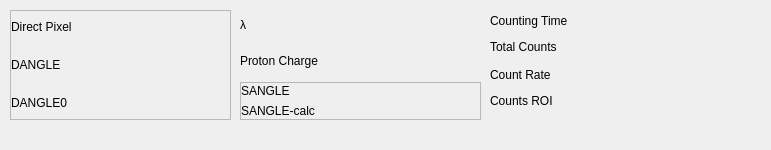
        <widget class="QWidget" name="widget_5" native="true">
         <property name="geometry">
          <rect>
           <x>10</x>
           <y>430</y>
           <width>771</width>
           <height>150</height>
          </rect>
         </property>
         <property name="sizePolicy">
          <sizepolicy hsizetype="Minimum" vsizetype="Minimum">
           <horstretch>0</horstretch>
           <verstretch>0</verstretch>
          </sizepolicy>
         </property>
         <property name="minimumSize">
          <size>
           <width>0</width>
           <height>150</height>
          </size>
         </property>
         <widget class="QFrame" name="frame_5">
          <property name="geometry">
           <rect>
            <x>10</x>
            <y>10</y>
            <width>221</width>
            <height>110</height>
           </rect>
          </property>
          <property name="sizePolicy">
           <sizepolicy hsizetype="Minimum" vsizetype="Minimum">
            <horstretch>0</horstretch>
            <verstretch>0</verstretch>
           </sizepolicy>
          </property>
          <property name="frameShape">
           <enum>QFrame::StyledPanel</enum>
          </property>
          <property name="frameShadow">
           <enum>QFrame::Raised</enum>
          </property>
          <layout class="QGridLayout" name="gridLayout_4">
           <property name="margin">
            <number>0</number>
           </property>
           <property name="horizontalSpacing">
            <number>6</number>
           </property>
           <item row="3" column="0">
            <widget class="QLabel" name="label_15">
             <property name="sizePolicy">
              <sizepolicy hsizetype="Minimum" vsizetype="Minimum">
               <horstretch>0</horstretch>
               <verstretch>0</verstretch>
              </sizepolicy>
             </property>
             <property name="toolTip">
              <string>Two theta value calculated from file, if DANGLE0 overwrite is active, the read value is in brackets</string>
             </property>
             <property name="text">
              <string>DANGLE0</string>
             </property>
             <property name="textInteractionFlags">
              <set>Qt::LinksAccessibleByMouse|Qt::TextSelectableByMouse</set>
             </property>
            </widget>
           </item>
           <item row="0" column="1">
            <widget class="QLabel" name="datasetDirectPixel">
             <property name="sizePolicy">
              <sizepolicy hsizetype="Minimum" vsizetype="Minimum">
               <horstretch>0</horstretch>
               <verstretch>0</verstretch>
              </sizepolicy>
             </property>
             <property name="toolTip">
              <string>Direct pixel value read from file, if overwrite is active, the read value is in brackets</string>
             </property>
             <property name="text">
              <string/>
             </property>
            </widget>
           </item>
           <item row="1" column="1">
            <widget class="QLabel" name="datasetDangle">
             <property name="sizePolicy">
              <sizepolicy hsizetype="Minimum" vsizetype="Minimum">
               <horstretch>0</horstretch>
               <verstretch>0</verstretch>
              </sizepolicy>
             </property>
             <property name="toolTip">
              <string>Detector Angle value read from file</string>
             </property>
             <property name="text">
              <string/>
             </property>
             <property name="margin">
              <number>2</number>
             </property>
             <property name="textInteractionFlags">
              <set>Qt::LinksAccessibleByMouse|Qt::TextSelectableByMouse</set>
             </property>
            </widget>
           </item>
           <item row="3" column="1">
            <widget class="QLabel" name="datasetDangle0">
             <property name="sizePolicy">
              <sizepolicy hsizetype="Minimum" vsizetype="Minimum">
               <horstretch>0</horstretch>
               <verstretch>0</verstretch>
              </sizepolicy>
             </property>
             <property name="toolTip">
              <string>Two theta value calculated from file, if DANGLE0 overwrite is active, the read value is in brackets</string>
             </property>
             <property name="text">
              <string/>
             </property>
             <property name="margin">
              <number>2</number>
             </property>
             <property name="textInteractionFlags">
              <set>Qt::LinksAccessibleByMouse|Qt::TextSelectableByMouse</set>
             </property>
            </widget>
           </item>
           <item row="1" column="0">
            <widget class="QLabel" name="label_11">
             <property name="sizePolicy">
              <sizepolicy hsizetype="Minimum" vsizetype="Minimum">
               <horstretch>0</horstretch>
               <verstretch>0</verstretch>
              </sizepolicy>
             </property>
             <property name="toolTip">
              <string>Detector Angle value read from file</string>
             </property>
             <property name="text">
              <string>DANGLE</string>
             </property>
             <property name="margin">
              <number>1</number>
             </property>
             <property name="openExternalLinks">
              <bool>true</bool>
             </property>
             <property name="textInteractionFlags">
              <set>Qt::LinksAccessibleByMouse|Qt::TextSelectableByMouse</set>
             </property>
            </widget>
           </item>
           <item row="0" column="0">
            <widget class="QLabel" name="label_17">
             <property name="sizePolicy">
              <sizepolicy hsizetype="Minimum" vsizetype="Minimum">
               <horstretch>0</horstretch>
               <verstretch>0</verstretch>
              </sizepolicy>
             </property>
             <property name="toolTip">
              <string>Direct pixel value read from file, if overwrite is active, the read value is in brackets</string>
             </property>
             <property name="text">
              <string>Direct Pixel</string>
             </property>
            </widget>
           </item>
          </layout>
         </widget>
         <widget class="QWidget" name="widget_8" native="true">
          <property name="geometry">
           <rect>
            <x>240</x>
            <y>10</y>
            <width>241</width>
            <height>110</height>
           </rect>
          </property>
          <property name="sizePolicy">
           <sizepolicy hsizetype="Minimum" vsizetype="Minimum">
            <horstretch>0</horstretch>
            <verstretch>0</verstretch>
           </sizepolicy>
          </property>
          <layout class="QGridLayout" name="gridLayout_11">
           <property name="margin">
            <number>0</number>
           </property>
           <item row="1" column="0">
            <widget class="QLabel" name="label_8">
             <property name="sizePolicy">
              <sizepolicy hsizetype="Minimum" vsizetype="Minimum">
               <horstretch>0</horstretch>
               <verstretch>0</verstretch>
              </sizepolicy>
             </property>
             <property name="toolTip">
              <string>Read from file</string>
             </property>
             <property name="text">
              <string>λ</string>
             </property>
             <property name="textInteractionFlags">
              <set>Qt::LinksAccessibleByMouse|Qt::TextSelectableByMouse</set>
             </property>
            </widget>
           </item>
           <item row="3" column="0" colspan="2">
            <widget class="QFrame" name="frame_6">
             <property name="sizePolicy">
              <sizepolicy hsizetype="Minimum" vsizetype="Minimum">
               <horstretch>0</horstretch>
               <verstretch>0</verstretch>
              </sizepolicy>
             </property>
             <property name="frameShape">
              <enum>QFrame::StyledPanel</enum>
             </property>
             <property name="frameShadow">
              <enum>QFrame::Raised</enum>
             </property>
             <layout class="QGridLayout" name="gridLayout_9">
              <property name="leftMargin">
               <number>0</number>
              </property>
              <property name="topMargin">
               <number>1</number>
              </property>
              <property name="rightMargin">
               <number>0</number>
              </property>
              <property name="bottomMargin">
               <number>1</number>
              </property>
              <item row="0" column="0">
               <widget class="QLabel" name="label_12">
                <property name="sizePolicy">
                 <sizepolicy hsizetype="Minimum" vsizetype="Minimum">
                  <horstretch>0</horstretch>
                  <verstretch>0</verstretch>
                 </sizepolicy>
                </property>
                <property name="toolTip">
                 <string>Sample angle read from file</string>
                </property>
                <property name="text">
                 <string>SANGLE</string>
                </property>
                <property name="textInteractionFlags">
                 <set>Qt::LinksAccessibleByMouse|Qt::TextSelectableByMouse</set>
                </property>
               </widget>
              </item>
              <item row="0" column="1">
               <widget class="QLabel" name="datasetSangle">
                <property name="sizePolicy">
                 <sizepolicy hsizetype="Minimum" vsizetype="Minimum">
                  <horstretch>0</horstretch>
                  <verstretch>0</verstretch>
                 </sizepolicy>
                </property>
                <property name="toolTip">
                 <string>Sample angle read from file</string>
                </property>
                <property name="text">
                 <string/>
                </property>
                <property name="margin">
                 <number>2</number>
                </property>
                <property name="textInteractionFlags">
                 <set>Qt::LinksAccessibleByMouse|Qt::TextSelectableByMouse</set>
                </property>
               </widget>
              </item>
              <item row="1" column="0">
               <widget class="QLabel" name="label_13">
                <property name="sizePolicy">
                 <sizepolicy hsizetype="Minimum" vsizetype="Minimum">
                  <horstretch>0</horstretch>
                  <verstretch>0</verstretch>
                 </sizepolicy>
                </property>
                <property name="toolTip">
                 <string>Sample angle calculated from 2Θ and X-center position</string>
                </property>
                <property name="text">
                 <string>SANGLE-calc</string>
                </property>
                <property name="textInteractionFlags">
                 <set>Qt::LinksAccessibleByMouse|Qt::TextSelectableByMouse</set>
                </property>
               </widget>
              </item>
              <item row="1" column="1">
               <widget class="QLabel" name="datasetAi">
                <property name="sizePolicy">
                 <sizepolicy hsizetype="Minimum" vsizetype="Minimum">
                  <horstretch>0</horstretch>
                  <verstretch>0</verstretch>
                 </sizepolicy>
                </property>
                <property name="toolTip">
                 <string>Sample angle calculated from 2Θ and X-center position</string>
                </property>
                <property name="text">
                 <string/>
                </property>
                <property name="margin">
                 <number>2</number>
                </property>
                <property name="textInteractionFlags">
                 <set>Qt::LinksAccessibleByMouse|Qt::TextSelectableByMouse</set>
                </property>
               </widget>
              </item>
             </layout>
            </widget>
           </item>
           <item row="2" column="0">
            <widget class="QLabel" name="label_9">
             <property name="sizePolicy">
              <sizepolicy hsizetype="Minimum" vsizetype="Minimum">
               <horstretch>0</horstretch>
               <verstretch>0</verstretch>
              </sizepolicy>
             </property>
             <property name="toolTip">
              <string>Read from file</string>
             </property>
             <property name="text">
              <string>Proton Charge</string>
             </property>
             <property name="textInteractionFlags">
              <set>Qt::LinksAccessibleByMouse|Qt::TextSelectableByMouse</set>
             </property>
            </widget>
           </item>
           <item row="2" column="1">
            <widget class="QLabel" name="datasetPCharge">
             <property name="sizePolicy">
              <sizepolicy hsizetype="Minimum" vsizetype="Minimum">
               <horstretch>0</horstretch>
               <verstretch>0</verstretch>
              </sizepolicy>
             </property>
             <property name="toolTip">
              <string>Read from file</string>
             </property>
             <property name="text">
              <string/>
             </property>
             <property name="margin">
              <number>2</number>
             </property>
             <property name="textInteractionFlags">
              <set>Qt::LinksAccessibleByMouse|Qt::TextSelectableByMouse</set>
             </property>
            </widget>
           </item>
           <item row="1" column="1">
            <widget class="QLabel" name="datasetLambda">
             <property name="sizePolicy">
              <sizepolicy hsizetype="Minimum" vsizetype="Minimum">
               <horstretch>0</horstretch>
               <verstretch>0</verstretch>
              </sizepolicy>
             </property>
             <property name="toolTip">
              <string>Read from file</string>
             </property>
             <property name="text">
              <string/>
             </property>
             <property name="margin">
              <number>2</number>
             </property>
             <property name="textInteractionFlags">
              <set>Qt::LinksAccessibleByMouse|Qt::TextSelectableByMouse</set>
             </property>
            </widget>
           </item>
          </layout>
         </widget>
         <widget class="QWidget" name="widget_7" native="true">
          <property name="enabled">
           <bool>true</bool>
          </property>
          <property name="geometry">
           <rect>
            <x>490</x>
            <y>10</y>
            <width>271</width>
            <height>102</height>
           </rect>
          </property>
          <property name="sizePolicy">
           <sizepolicy hsizetype="Minimum" vsizetype="Minimum">
            <horstretch>0</horstretch>
            <verstretch>0</verstretch>
           </sizepolicy>
          </property>
          <layout class="QGridLayout" name="gridLayout_10">
           <property name="margin">
            <number>0</number>
           </property>
           <item row="2" column="0">
            <widget class="QLabel" name="label_10">
             <property name="sizePolicy">
              <sizepolicy hsizetype="Minimum" vsizetype="Minimum">
               <horstretch>0</horstretch>
               <verstretch>0</verstretch>
              </sizepolicy>
             </property>
             <property name="toolTip">
              <string>Read from file</string>
             </property>
             <property name="text">
              <string>Total Counts</string>
             </property>
             <property name="textInteractionFlags">
              <set>Qt::LinksAccessibleByMouse|Qt::TextSelectableByMouse</set>
             </property>
            </widget>
           </item>
           <item row="2" column="1">
            <widget class="QLabel" name="datasetTotCounts">
             <property name="sizePolicy">
              <sizepolicy hsizetype="Minimum" vsizetype="Minimum">
               <horstretch>0</horstretch>
               <verstretch>0</verstretch>
              </sizepolicy>
             </property>
             <property name="toolTip">
              <string>Read from file</string>
             </property>
             <property name="text">
              <string/>
             </property>
             <property name="margin">
              <number>2</number>
             </property>
             <property name="textInteractionFlags">
              <set>Qt::LinksAccessibleByMouse|Qt::TextSelectableByMouse</set>
             </property>
            </widget>
           </item>
           <item row="3" column="1">
            <widget class="QLabel" name="datasetRate">
             <property name="sizePolicy">
              <sizepolicy hsizetype="Minimum" vsizetype="Minimum">
               <horstretch>0</horstretch>
               <verstretch>0</verstretch>
              </sizepolicy>
             </property>
             <property name="text">
              <string/>
             </property>
             <property name="textInteractionFlags">
              <set>Qt::LinksAccessibleByMouse|Qt::TextSelectableByMouse</set>
             </property>
            </widget>
           </item>
           <item row="1" column="1">
            <widget class="QLabel" name="datasetTime">
             <property name="sizePolicy">
              <sizepolicy hsizetype="Minimum" vsizetype="Minimum">
               <horstretch>0</horstretch>
               <verstretch>0</verstretch>
              </sizepolicy>
             </property>
             <property name="text">
              <string/>
             </property>
             <property name="textInteractionFlags">
              <set>Qt::LinksAccessibleByMouse|Qt::TextSelectableByMouse</set>
             </property>
            </widget>
           </item>
           <item row="1" column="0">
            <widget class="QLabel" name="label_6">
             <property name="sizePolicy">
              <sizepolicy hsizetype="Minimum" vsizetype="Minimum">
               <horstretch>0</horstretch>
               <verstretch>0</verstretch>
              </sizepolicy>
             </property>
             <property name="text">
              <string>Counting Time</string>
             </property>
            </widget>
           </item>
           <item row="3" column="0">
            <widget class="QLabel" name="label_37">
             <property name="sizePolicy">
              <sizepolicy hsizetype="Minimum" vsizetype="Minimum">
               <horstretch>0</horstretch>
               <verstretch>0</verstretch>
              </sizepolicy>
             </property>
             <property name="text">
              <string>Count Rate</string>
             </property>
            </widget>
           </item>
           <item row="4" column="1">
            <widget class="QLabel" name="datasetROI">
             <property name="sizePolicy">
              <sizepolicy hsizetype="Minimum" vsizetype="Minimum">
               <horstretch>0</horstretch>
               <verstretch>0</verstretch>
              </sizepolicy>
             </property>
             <property name="toolTip">
              <string>Counts in the window selected for X and Y</string>
             </property>
             <property name="text">
              <string/>
             </property>
             <property name="margin">
              <number>2</number>
             </property>
             <property name="textInteractionFlags">
              <set>Qt::LinksAccessibleByMouse|Qt::TextSelectableByMouse</set>
             </property>
            </widget>
           </item>
           <item row="4" column="0">
            <widget class="QLabel" name="counts_roi_label">
             <property name="sizePolicy">
              <sizepolicy hsizetype="Minimum" vsizetype="Minimum">
               <horstretch>0</horstretch>
               <verstretch>0</verstretch>
              </sizepolicy>
             </property>
             <property name="toolTip">
              <string>Counts in the window selected for X and Y</string>
             </property>
             <property name="text">
              <string>Counts ROI</string>
             </property>
             <property name="textInteractionFlags">
              <set>Qt::LinksAccessibleByMouse|Qt::TextSelectableByMouse</set>
             </property>
            </widget>
           </item>
          </layout>
         </widget>
        </widget>
